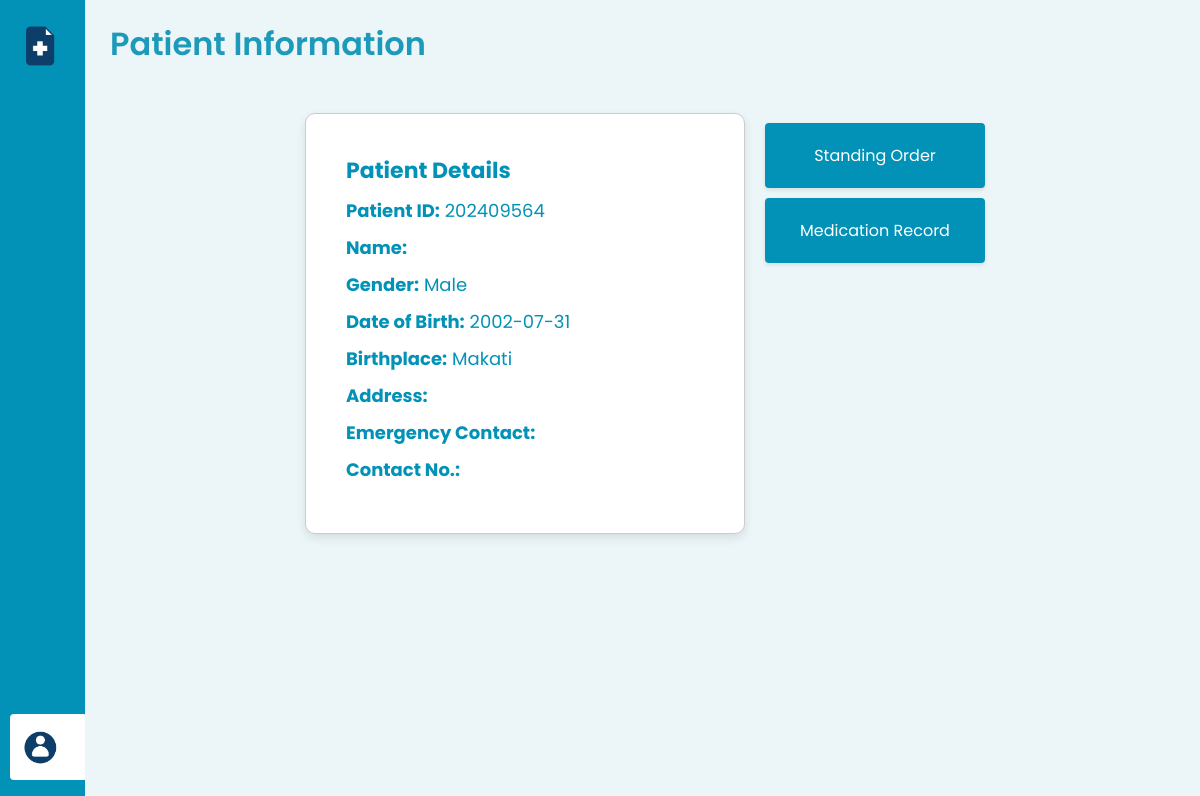
Screenshot of /DocuCare/infoCarePlans.php?Patient_ID=202409564 with the database file from the repository.
### tables this page shows
CREATE TABLE `patient_info` (
  `Patient_ID` int(20) NOT NULL,
  `Admission_Date` datetime DEFAULT NULL,
  `Patient_FName` varchar(30) DEFAULT NULL,
  `Patient_MName` varchar(30) NOT NULL,
  `Patient_LName` varchar(30) NOT NULL,
  `Patient_Type` varchar(20) DEFAULT NULL,
  `Age` int(11) DEFAULT NULL,
  `Sex` varchar(255) DEFAULT NULL,
  `Room_Num` int(11) DEFAULT NULL,
  `Street` varchar(50) NOT NULL,
  `House_Num` varchar(50) NOT NULL,
  `Subdivision` varchar(50) DEFAULT NULL,
  `Barangay` varchar(50) NOT NULL,
  `City` varchar(50) NOT NULL,
  `Province` varchar(50) NOT NULL,
  `Birthplace` varchar(255) DEFAULT NULL,
  `DoB` date DEFAULT NULL,
  `Attending_Physician` varchar(255) DEFAULT NULL,
  `Admitting_Diagnosis` mediumtext DEFAULT NULL,
  `Entered_By_Nurse` int(20) DEFAULT NULL,
  `Status` char(3) DEFAULT NULL,
  `Deletion_Date` date DEFAULT NULL
);

### DocuCare/infoCarePlans.php (the view, shortened to what this page needs)
<?php
    include('mycon.php');
    if (isset($_GET['Patient_ID'])) {
    $Patient_ID = mysqli_real_escape_string($connection, $_GET['Patient_ID']);
    $query = "SELECT * FROM patient_info WHERE Patient_ID = '$Patient_ID'";
    $result = $connection->query($query);
    if ($result && $result->num_rows > 0) {
        $patient = $result->fetch_assoc();
    } else {
        echo 'Patient not found.';
        exit;
    }
    } else {
    echo 'No patient ID provided.';
    exit;
    }
?>
<!DOCTYPE html>
<html lang="en">
<head>
    <link rel="stylesheet" href="https://unicons.iconscout.com/release/v4.0.0/css/line.css">
    <link rel="stylesheet" href="style2.css">
</head>
<body>
    <aside class="sidebar" id="sidebar">
        <nav class="nav">
            <div class="sidebar-header">
                <img src="img/logo.png" alt="logo" />
            </div>
              <div class="user-account">
                <div class="user-profile">
                  <img src="img/profile.png" alt="Profile Image" />
                </div>
              </div>
        </nav>
    </aside>
    <main class="main">
        <header>
            <h1>Patient Information</h1>
        </header>
        <section class="profile-container">
            <div class="patient-profile">
                <h2>Patient Details</h2>
                <div class="profile-info">
                    <div class="patient-details">
                        <p><strong>Patient ID:</strong> <span id="Patient_ID"><?php echo htmlspecialchars ($patient['Patient_ID']); ?></span></p>
                        <p><strong>Name:</strong> <span id="Name"><?php echo htmlspecialchars ($patient['Patient_Name']); ?></span></p>
                        <p><strong>Gender:</strong> <span id="Gender"><?php echo htmlspecialchars ($patient['Sex']); ?></span></p>
                        <p><strong>Date of Birth:</strong> <span id="DoB"><?php echo htmlspecialchars ($patient['DoB']);?></span></p>
                        <p><strong>Birthplace:</strong> <span id="Birthplace"><?php echo htmlspecialchars ($patient['Birthplace']);?></span></p>
                        <p><strong>Address:</strong> <span id="Address"><?php echo htmlspecialchars ($patient['Address']);?></span></p>
                        <p><strong>Emergency Contact:</strong> <span id="Emergency-Contact"><?php echo htmlspecialchars ($patient['Emergency_Contact_Name']); ?></span></p>
                        <p><strong>Contact No.:</strong> <span id="Contact-Num"><?php echo htmlspecialchars ($patient['Emergency_Contact']); ?></span></p>
                    </div>
                </div>
            </div>
            <div class="info-btn">
                <ul>
                    <li><a href="standingOrder.php">Standing Order</a></li>
                    <li><a href="medRecord.php">Medication Record</a></li>
                </ul>
            </div>
        </section>
    </main>
</body>
</html>

### DocuCare/style2.css (style rules this page uses)
* { margin: 0; padding: 0; box-sizing: border-box; font-family: "Poppins", sans-serif; }
html { scroll-behavior: smooth; }
body { height: 100%; background-color: #ecf6f8; overflow-x: hidden; }
main { display: flex; flex-direction: column; min-height: 100vh; padding: 20px; }
.sidebar { position: fixed; top: 0; left: 0; height: 100%; width: 85px; display: flex; overflow-x: hidden; flex-direction: column; background: #0292b7; padding: 25px 20px; transition: all 0.4s ease; z-index: 1000; }
.sidebar .sidebar-header { display: flex; align-items: center; }
.sidebar .sidebar-header img { width: 42px; }
.user-account { position:absolute; bottom: 0; width: 90%; margin-bottom: 20px; padding: 12px 10px; margin-left: -10px; }
.user-profile { display: flex; align-items: center; color: #161a2d; }
.user-profile img { width: 42px; border-radius: 50%; border: 2px solid #fff; }
.main { margin-left: 85px; padding: 20px; transition: margin-left 0.4s ease; overflow-x: hidden; }
.main header { margin-bottom: 20px; }
.main h1 { font-size: 2rem; font-weight: 600; color: #1d9ab9; }
.profile-container { margin: 20px auto; padding: 20px; max-width: 700px; }
.profile-container { display: grid; grid-template-columns: 2fr 1fr; gap: 20px; width: 100%; padding: 10px; }
.patient-profile { padding: 40px; border: 1px solid #ccc; border-radius: 10px; background-color: #fff; box-shadow: 0 4px 10px rgba(0, 0, 0, 0.1); }
.patient-profile h2 { color: #0292b7; font-size: 22px; }
.patient-profile .profile-info { margin-top: 10px; }
.patient-profile .patient-details p { color: #0292b7; font-size: 18px; margin-bottom: 10px; }
.patient-profile .patient-details p strong { font-weight: bold; color: #0292b7; }
.info-btn ul { list-style: none; padding-left: 0; margin: 0; }
.info-btn ul li { margin-top: 10px; }
.info-btn ul li a { color: #ffffff; text-decoration: none; background: #0292b7; padding: 20px; text-align: center; border-radius: 4px; box-shadow: 0 2px 4px rgba(0, 0, 0, 0.1); display: block; }
@media screen and (max-width: 1408px) { .main { margin-left: 100px; } }
@media screen and (max-width: 1408px) { .main header { margin-bottom: 15px; } }
@media screen and (max-width: 1216px) { .main { margin-left: 90px; } }
@media screen and (max-width: 1216px) { .main header { margin-bottom: 15px; } }

### rows the page displays
patient_info: Patient_ID "202409564", Sex "Male", DoB "2002-07-31", Birthplace "Makati"
